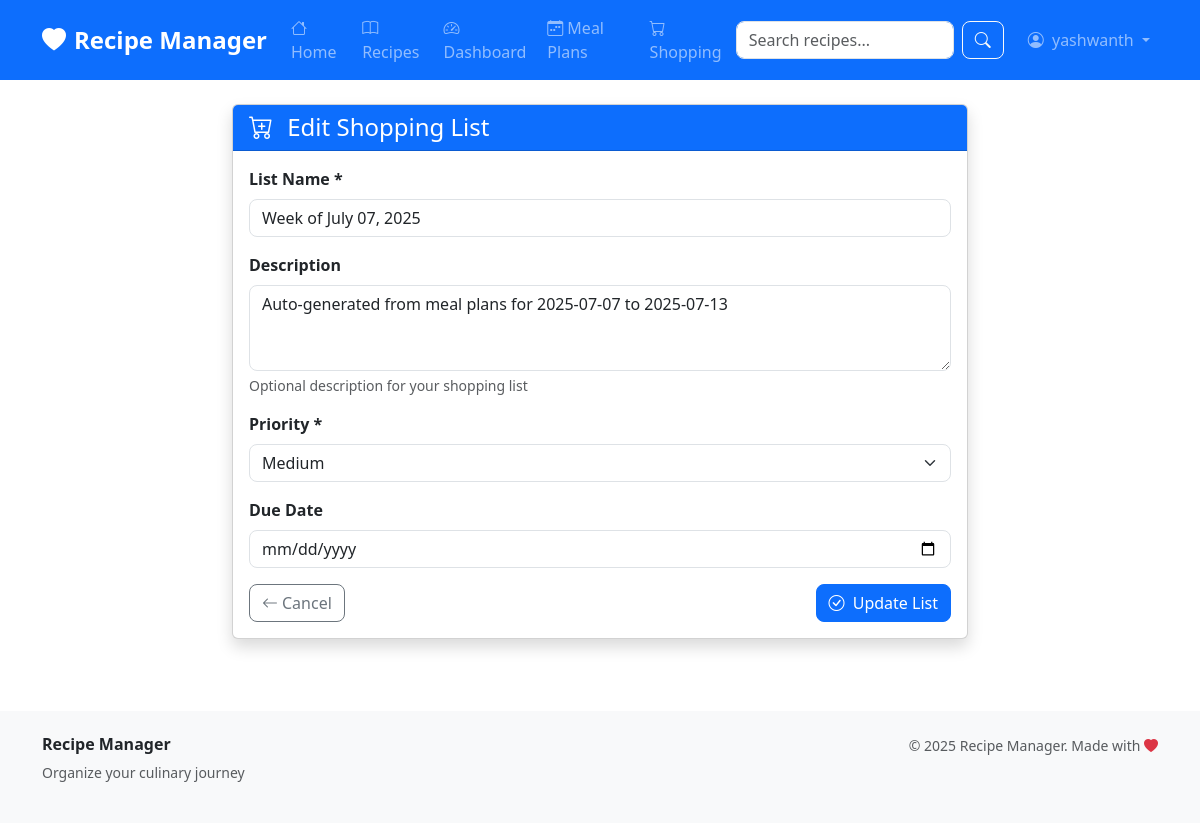
Page /shopping/3/edit/ (signed in) on the committed database.
### apps/users/models.py (models this page shows, shortened)
class User(AbstractUser):
    email = models.EmailField(unique=True)
    first_name = models.CharField(max_length=30)
    last_name = models.CharField(max_length=30)
    avatar = models.ImageField(upload_to='avatars/', blank=True, null=True)
    bio = models.TextField(max_length=500, blank=True)
    location = models.CharField(max_length=100, blank=True)
    birth_date = models.DateField(null=True, blank=True)
    dietary_preferences = models.CharField(max_length=200, blank=True)
    cooking_skill_level = models.CharField(
        max_length=20,
        choices=[
            ('beginner', 'Beginner'),
            ('intermediate', 'Intermediate'),
            ('advanced', 'Advanced'),
            ('expert', 'Expert'),
        ],
        default='beginner'
    )

### apps/shopping/models.py (models this page shows, shortened)
class ShoppingList(models.Model):
    PRIORITY_CHOICES = [
        ('low', 'Low'),
        ('medium', 'Medium'),
        ('high', 'High'),
        ('urgent', 'Urgent'),
    ]
    name = models.CharField(max_length=200)
    user = models.ForeignKey(User, on_delete=models.CASCADE, related_name='shopping_lists')
    description = models.TextField(blank=True)
    priority = models.CharField(max_length=10, choices=PRIORITY_CHOICES, default='medium')
    due_date = models.DateField(null=True, blank=True)
    completed = models.BooleanField(default=False)
    completed_at = models.DateTimeField(null=True, blank=True)
    shared_with = models.ManyToManyField(User, blank=True, related_name='shared_shopping_lists')
    auto_generated = models.BooleanField(default=False)  # True if generated from meal plans
    meal_plan_week = models.DateField(null=True, blank=True)  # Week start date if auto-generated
    created_at = models.DateTimeField(auto_now_add=True)
    updated_at = models.DateTimeField(auto_now=True)
    class Meta:
        ordering = ['-created_at']

### apps/shopping/views.py (the view, shortened to what this page needs)
# urls.py: path('<int:pk>/edit/', views.ShoppingListUpdateView.as_view(), name='update'),
class ShoppingListUpdateView(LoginRequiredMixin, UpdateView):
    model = ShoppingList
    form_class = ShoppingListForm
    template_name = 'shopping/form.html'
    def get_queryset(self):
        return ShoppingList.objects.filter(user=self.request.user)

### apps/shopping/forms.py
class ShoppingListForm(forms.ModelForm):
    class Meta:
        model = ShoppingList
        fields = ['name', 'description', 'priority', 'due_date', 'shared_with']
        widgets = {
            'name': forms.TextInput(attrs={'class': 'form-control'}),
            'description': forms.Textarea(attrs={'class': 'form-control', 'rows': 3}),
            'priority': forms.Select(attrs={'class': 'form-select'}),
            'due_date': forms.DateInput(attrs={'type': 'date', 'class': 'form-control'}),
            'shared_with': forms.CheckboxSelectMultiple(),
        }
    def __init__(self, *args, **kwargs):
        user = kwargs.pop('user', None)
        super().__init__(*args, **kwargs)
        if user:
            self.fields['shared_with'].queryset = User.objects.exclude(id=user.id).order_by('username')

### templates/shopping/form.html (shortened to what this page needs)
{% extends 'base.html' %}
{% load static %}
{% block content %}
<div class="container">
    <div class="row justify-content-center">
        <div class="col-lg-8">
            <div class="card shadow">
                <div class="card-header bg-primary text-white">
                    <h4 class="mb-0">
                        <i class="bi bi-cart-plus me-2"></i>
                        {% if form.instance.pk %}Edit Shopping List{% else %}Create Shopping List{% endif %}
                    </h4>
                </div>
                <div class="card-body">
                    <form method="post">
                        <div class="mb-3">
                            <label for="{{ form.name.id_for_label }}" class="form-label fw-bold">List Name *</label>
                            {{ form.name }}
                        </div>
                        <div class="mb-3">
                            <label for="{{ form.description.id_for_label }}" class="form-label fw-bold">Description</label>
                            {{ form.description }}
                            <div class="form-text">Optional description for your shopping list</div>
                        </div>
                        {% if form.priority %}
                        <div class="mb-3">
                            <label for="{{ form.priority.id_for_label }}" class="form-label fw-bold">Priority *</label>
                            {{ form.priority }}
                        </div>
                        {% endif %}
                        {% if form.due_date %}
                        <div class="mb-3">
                            <label for="{{ form.due_date.id_for_label }}" class="form-label fw-bold">Due Date</label>
                            {{ form.due_date }}
                        </div>
                        {% endif %}
                        <div class="d-flex justify-content-between">
                            <a href="{% url 'shopping:lists' %}" class="btn btn-outline-secondary">
                                <i class="bi bi-arrow-left me-1"></i>Cancel
                            </a>
                            <button type="submit" class="btn btn-primary">
                                <i class="bi bi-check-circle me-1"></i>
                                {% if form.instance.pk %}Update List{% else %}Create List{% endif %}
                            </button>
                        </div>
                    </form>
                </div>
            </div>
        </div>
    </div>
</div>
{% endblock %}

### templates/base.html (shortened to what this page needs)
<!DOCTYPE html>
<html lang="en">
<head>
    <link href="https://cdn.jsdelivr.net/npm/bootstrap@5.3.0/dist/css/bootstrap.min.css" rel="stylesheet">
    <link rel="stylesheet" href="https://cdn.jsdelivr.net/npm/bootstrap-icons@1.11.0/font/bootstrap-icons.css">
    {% load static %}
    <link rel="stylesheet" href="{% static 'css/style.css' %}">
</head>
<body>
    <nav class="navbar navbar-expand-lg navbar-dark bg-primary">
        <div class="container">
            <a class="navbar-brand fw-bold" href="{% url 'core:home' %}">
                <i class="bi bi-heart-fill me-2"></i>Recipe Manager
            </a>
            <div class="collapse navbar-collapse" id="navbarNav">
                <ul class="navbar-nav me-auto">
                    <li class="nav-item">
                        <a class="nav-link" href="{% url 'core:home' %}">
                            <i class="bi bi-house me-1"></i>Home
                        </a>
                    </li>
                    <li class="nav-item">
                        <a class="nav-link" href="{% url 'recipes:list' %}">
                            <i class="bi bi-book me-1"></i>Recipes
                        </a>
                    </li>
                    {% if user.is_authenticated %}
                    <li class="nav-item">
                        <a class="nav-link" href="{% url 'core:dashboard' %}">
                            <i class="bi bi-speedometer2 me-1"></i>Dashboard
                        </a>
                    </li>
                    <li class="nav-item">
                        <a class="nav-link" href="{% url 'meal_planning:calendar' %}">
                            <i class="bi bi-calendar-week me-1"></i>Meal Plans
                        </a>
                    </li>
                    <li class="nav-item">
                        <a class="nav-link" href="{% url 'shopping:lists' %}">
                            <i class="bi bi-cart me-1"></i>Shopping
                        </a>
                    </li>
                    {% endif %}
                </ul>
                <form class="d-flex me-3" method="GET" action="{% url 'recipes:list' %}">
                    <input class="form-control me-2" type="search" name="search" placeholder="Search recipes..."
                           value="{{ request.GET.search }}">
                    <button class="btn btn-outline-light" type="submit">
                        <i class="bi bi-search"></i>
                    </button>
                </form>
                <ul class="navbar-nav">
                    {% if user.is_authenticated %}
                        <li class="nav-item dropdown">
                            <a class="nav-link dropdown-toggle" href="#" role="button" data-bs-toggle="dropdown">
                                {% if user.avatar %}
                                    <img src="{{ user.avatar.url }}" alt="Avatar" class="rounded-circle me-1" width="24" height="24">
                                {% else %}
                                    <i class="bi bi-person-circle me-1"></i>
                                {% endif %}
                                {{ user.first_name|default:user.username }}
                            </a>
                        </li>
                    {% endif %}
                </ul>
            </div>
        </div>
    </nav>
    <main class="py-4">
        {% block content %}{% endblock %}
    </main>
    <footer class="bg-light py-4 mt-5">
        <div class="container">
            <div class="row">
                <div class="col-md-6">
                    <h6 class="fw-bold">Recipe Manager</h6>
                    <p class="text-muted small">Organize your culinary journey</p>
                </div>
                <div class="col-md-6 text-md-end">
                    <p class="text-muted small mb-0">
                        &copy; {% now "Y" %} Recipe Manager. Made with <i class="bi bi-heart-fill text-danger"></i>
                    </p>
                </div>
            </div>
        </div>
    </footer>
</body>
</html>

### static/css/style.css (style rules this page uses)
body { font-family: 'Segoe UI', Tahoma, Geneva, Verdana, sans-serif; }
.navbar-brand { font-size: 1.5rem; }
.card { transition: transform 0.2s ease-in-out; }
.btn { border-radius: 8px; }
.form-control, .form-select { border-radius: 8px; }

### rows in the picture
User: first_name "yashwanth"
ShoppingList: name "Week of July 07, 2025", description "Auto-generated from meal plans for 2025-07-07 to 2025-07-13", priority "Medium"
